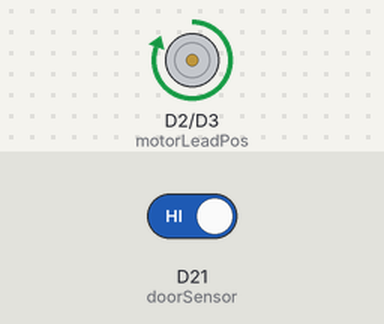
Simulated run of this sketch. Board: Arduino Zero (SAMD21). Shown: motor-driver pin pairs drawn as motors (green arrow = first pin HIGH = forward, orange = second pin HIGH = backward, longer = more drive). The inputs (shaded band) are chosen by the test bench; at power-on: D21 (doorSensor) HIGH. Nothing arrives over Bluetooth unless stated.

Above: at 0.1 s.
At 0.9 s:
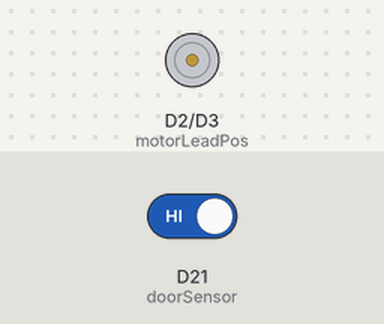
Timing chart, 0 to 2.4 s (numbered marks = the images above):
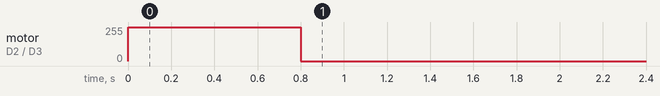

The sketch:

arduino-bluetooth-lock.ino
```cpp
#include <ArduinoBLE.h>

// =============== CUSTOMIZE THE VARIABLES BELOW ===============

#define DEBUG false // set to true when debugging, false otherwise

#define DEBUG_SERIAL if(DEBUG)Serial // https://forum.arduino.cc/t/serial-debug-toggle/632623/8

// during lock & unlock, latch bolt's motor runs for a set period of time since there is currently no sensor feedback to indicate the position of the latch bolt
const word activeMotorTime = 800; // milliseconds for latch bolt to fully extend - can be any integer from 0 to 65535
const byte motorLeadPos = 2;      // D2
const byte motorLeadNeg = 3;      // D3
const byte doorSensor = A7;       // D21 - used as interrupt pin to detect when sensor's state changes. Available interrupt pins: https://www.arduino.cc/reference/cs/language/functions/external-interrupts/attachinterrupt/
const byte debounceDelay = 20;    // door sensor (magnetic reed switch) debounce milliseconds - can be any integer from 0 to 255
const char* displayName = "BLELock";

// =============== REFRAIN FROM CHANGING THINGS BELOW ============

volatile unsigned long timeWhenSensorTriggered = -1; // holds the millis() value when the doorSensor interrupt triggers, initialized to ULONG_MAX

BLEBoolCharacteristic latchCharacteristic("2AE2", BLERead | BLEIndicate | BLEWrite); // create 'latch' characteristic, allow remote device to read, indicate & write
BLEBoolCharacteristic sensorCharacteristic("2AE2", BLERead | BLEIndicate);           // create 'sensor' characteristic, allow remote device to read & indicate

void setup() {
  DEBUG_SERIAL.begin(9600);

  while(DEBUG && !Serial); // prevents any code from running until you open the serial monitor

  // configure GPIO pins
  pinMode(motorLeadPos, OUTPUT);
  pinMode(motorLeadNeg, OUTPUT);
  pinMode(doorSensor, INPUT_PULLUP);
  attachInterrupt(digitalPinToInterrupt(doorSensor), sensorChangeHandler, CHANGE);

  // initialize BLE
  if (!BLE.begin()) {
    DEBUG_SERIAL.println("starting BLE failed!");
    NVIC_SystemReset(); // reset the microcontroller
  }

  BLE.setDeviceName(displayName);
  BLE.setLocalName(displayName);

  BLE.setEventHandler(BLEConnected, blePeripheralConnectionHandler);
  BLE.setEventHandler(BLEDisconnected, blePeripheralConnectionHandler);

  latchCharacteristic.setValue(true); // initialize latch characteristic's value -> locked
  latchCharacteristic.setEventHandler(BLERead, latchReadHandler);
  latchCharacteristic.setEventHandler(BLEWritten, latchWriteHandler);

  sensorCharacteristic.setValue(digitalRead(doorSensor)); // initialize sensor characteristic's value
  sensorCharacteristic.setEventHandler(BLESubscribed, sensorSubscriptionHandler);
  sensorCharacteristic.setEventHandler(BLEUnsubscribed, sensorSubscriptionHandler);
  sensorCharacteristic.setEventHandler(BLERead, sensorReadHandler);

  BLEService doorService("1815"); // create 'automation io' service - can't find a more appropriate GATT service
  doorService.addCharacteristic(latchCharacteristic);
  doorService.addCharacteristic(sensorCharacteristic);

  BLE.addService(doorService);
  BLE.setAdvertisedService(doorService); // the UUID for the service this peripheral advertises
  BLE.advertise();

  DEBUG_SERIAL.println(("Bluetooth device active, waiting for connections..."));

  // make sure latch is in locked position at startup
  driveMotorForPeriod(latchCharacteristic.value(), activeMotorTime);
}

void blePeripheralConnectionHandler(BLEDevice central) {
  DEBUG_SERIAL.println("Central device " + central.address() + (central.connected() ? " connected" : " disconnected"));
}

void sensorSubscriptionHandler(BLEDevice central, BLECharacteristic characteristic) {
  DEBUG_SERIAL.println("Central device " + central.address() + (characteristic.subscribed() ? " subscribed to " : " unsubscribed from ") + "characteristic " + characteristic.uuid());
}

void sensorReadHandler(BLEDevice central, BLECharacteristic characteristic) {
  DEBUG_SERIAL.println("Central device " + central.address() + " read that the door is " + (sensorCharacteristic.value() ? "closed" : "open"));
}

void latchReadHandler(BLEDevice central, BLECharacteristic characteristic) {
    DEBUG_SERIAL.println("Central device " + central.address() + " read that the latch is " + (latchCharacteristic.value() ? "locked" : "unlocked"));
}

void latchWriteHandler(BLEDevice central, BLECharacteristic characteristic) {
    DEBUG_SERIAL.println("Central device " + central.address() + " commanded the latch to " + (latchCharacteristic.value() ? "lock" : "unlock"));
    driveMotorForPeriod(latchCharacteristic.value(), activeMotorTime);
}

void sensorChangeHandler() {
  timeWhenSensorTriggered = millis(); // using millis() in the interrupt is ok since we spend very little time in this function - https://forum.arduino.cc/t/can-i-use-millis-when-i-using-hardware-interrupts/353114/3
}

void driveMotor(boolean clockwise) { // if clockwise is truthy, motor should rotate CW when viewed from the shaft end, otherwise it should rotate CCW
  digitalWrite(motorLeadPos, clockwise);
  digitalWrite(motorLeadNeg, !clockwise);
}

void stopMotor() {
  digitalWrite(motorLeadPos, LOW);
  digitalWrite(motorLeadNeg, LOW);
}

void driveMotorForPeriod(boolean clockwise, word timePeriod) {
  driveMotor(clockwise);
  delay(timePeriod);
  stopMotor();
}

void loop() {
  BLE.poll(); // poll for BLE events

  if (millis() > timeWhenSensorTriggered && millis() - timeWhenSensorTriggered > debounceDelay) { // the first check is needed because millis() - timeWhenSensorTriggered can't be negative (it's an unsigned long)
    sensorCharacteristic.writeValue(digitalRead(doorSensor)); // unfortunately writeValue() crashes the BLE when called in the interrupt callback
    DEBUG_SERIAL.println((String)"Door is now " + (sensorCharacteristic.value() ? "closed" : "open"));
    timeWhenSensorTriggered = -1; // set to ULONG_MAX, ensures this if-block runs one-time-only after the sensor state changes - even in the case where millis() overflows
  }
}
```
